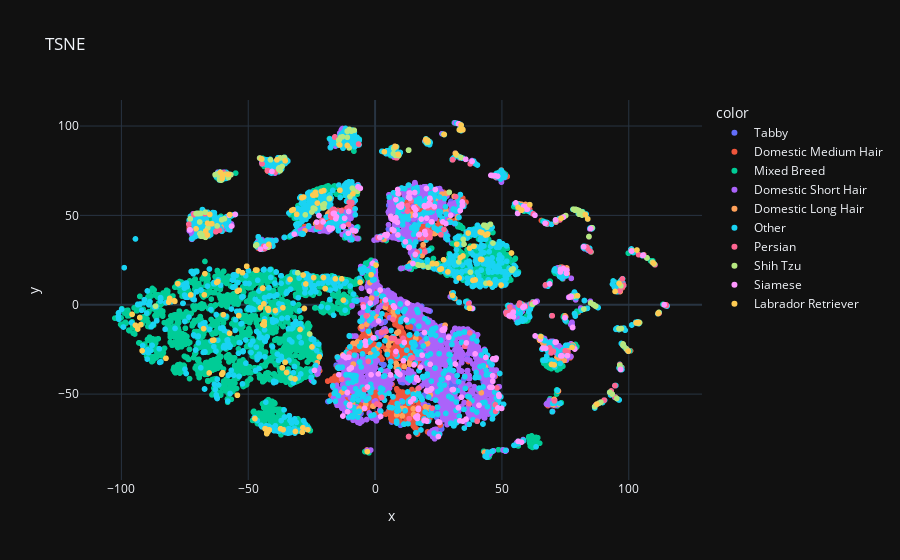

Notebook source saved alongside this figure:
### Code cell
px.scatter(x=t_points[:,0], y=t_points[:,1], color=main_breed, title="TSNE")

### Figure 1 — Plotly figure (JSON) as saved in the notebook; plotly's stock layout.template omitted (floating-point values rounded to 4 significant figures; data arrays with more than 128 entries replaced by an {"elided": "..."} marker saying what was removed)
{"data": [{"hovertemplate": "color=Tabby<br>x=%{x}<br>y=%{y}<extra></extra>", "legendgroup": "Tabby", "marker": {"color": "#636efa", "symbol": "circle"}, "mode": "markers", "name": "Tabby", "showlegend": true, "x": {"elided": "342 float values"}, "xaxis": "x", "y": {"elided": "342 float values"}, "yaxis": "y", "type": "scattergl"}, {"hovertemplate": "color=Domestic Medium Hair<br>x=%{x}<br>y=%{y}<extra></extra>", "legendgroup": "Domestic Medium Hair", "marker": {"color": "#EF553B", "symbol": "circle"}, "mode": "markers", "name": "Domestic Medium Hair", "showlegend": true, "x": {"elided": "1258 float values"}, "xaxis": "x", "y": {"elided": "1258 float values"}, "yaxis": "y", "type": "scattergl"}, {"hovertemplate": "color=Mixed Breed<br>x=%{x}<br>y=%{y}<extra></extra>", "legendgroup": "Mixed Breed", "marker": {"color": "#00cc96", "symbol": "circle"}, "mode": "markers", "name": "Mixed Breed", "showlegend": true, "x": {"elided": "5927 float values"}, "xaxis": "x", "y": {"elided": "5927 float values"}, "yaxis": "y", "type": "scattergl"}, {"hovertemplate": "color=Domestic Short Hair<br>x=%{x}<br>y=%{y}<extra></extra>", "legendgroup": "Domestic Short Hair", "marker": {"color": "#ab63fa", "symbol": "circle"}, "mode": "markers", "name": "Domestic Short Hair", "showlegend": true, "x": {"elided": "3634 float values"}, "xaxis": "x", "y": {"elided": "3634 float values"}, "yaxis": "y", "type": "scattergl"}, {"hovertemplate": "color=Domestic Long Hair<br>x=%{x}<br>y=%{y}<extra></extra>", "legendgroup": "Domestic Long Hair", "marker": {"color": "#FFA15A", "symbol": "circle"}, "mode": "markers", "name": "Domestic Long Hair", "showlegend": true, "x": {"elided": "296 float values"}, "xaxis": "x", "y": {"elided": "296 float values"}, "yaxis": "y", "type": "scattergl"}, {"hovertemplate": "color=Other<br>x=%{x}<br>y=%{y}<extra></extra>", "legendgroup": "Other", "marker": {"color": "#19d3f3", "symbol": "circle"}, "mode": "markers", "name": "Other", "showlegend": true, "x": {"elided": "2656 float values"}, "xaxis": "x", "y": {"elided": "2656 float values"}, "yaxis": "y", "type": "scattergl"}, {"hovertemplate": "color=Persian<br>x=%{x}<br>y=%{y}<extra></extra>", "legendgroup": "Persian", "marker": {"color": "#FF6692", "symbol": "circle"}, "mode": "markers", "name": "Persian", "showlegend": true, "x": {"elided": "221 float values"}, "xaxis": "x", "y": {"elided": "221 float values"}, "yaxis": "y", "type": "scattergl"}, {"hovertemplate": "color=Shih Tzu<br>x=%{x}<br>y=%{y}<extra></extra>", "legendgroup": "Shih Tzu", "marker": {"color": "#B6E880", "symbol": "circle"}, "mode": "markers", "name": "Shih Tzu", "showlegend": true, "x": {"elided": "190 float values"}, "xaxis": "x", "y": {"elided": "190 float values"}, "yaxis": "y", "type": "scattergl"}, {"hovertemplate": "color=Siamese<br>x=%{x}<br>y=%{y}<extra></extra>", "legendgroup": "Siamese", "marker": {"color": "#FF97FF", "symbol": "circle"}, "mode": "markers", "name": "Siamese", "showlegend": true, "x": {"elided": "264 float values"}, "xaxis": "x", "y": {"elided": "264 float values"}, "yaxis": "y", "type": "scattergl"}, {"hovertemplate": "color=Labrador Retriever<br>x=%{x}<br>y=%{y}<extra></extra>", "legendgroup": "Labrador Retriever", "marker": {"color": "#FECB52", "symbol": "circle"}, "mode": "markers", "name": "Labrador Retriever", "showlegend": true, "x": {"elided": "205 float values"}, "xaxis": "x", "y": {"elided": "205 float values"}, "yaxis": "y", "type": "scattergl"}], "layout": {"xaxis": {"anchor": "y", "domain": [0.0, 1.0], "title": {"text": "x"}}, "yaxis": {"anchor": "x", "domain": [0.0, 1.0], "title": {"text": "y"}}, "legend": {"title": {"text": "color"}, "tracegroupgap": 0}, "title": {"text": "TSNE"}}}
